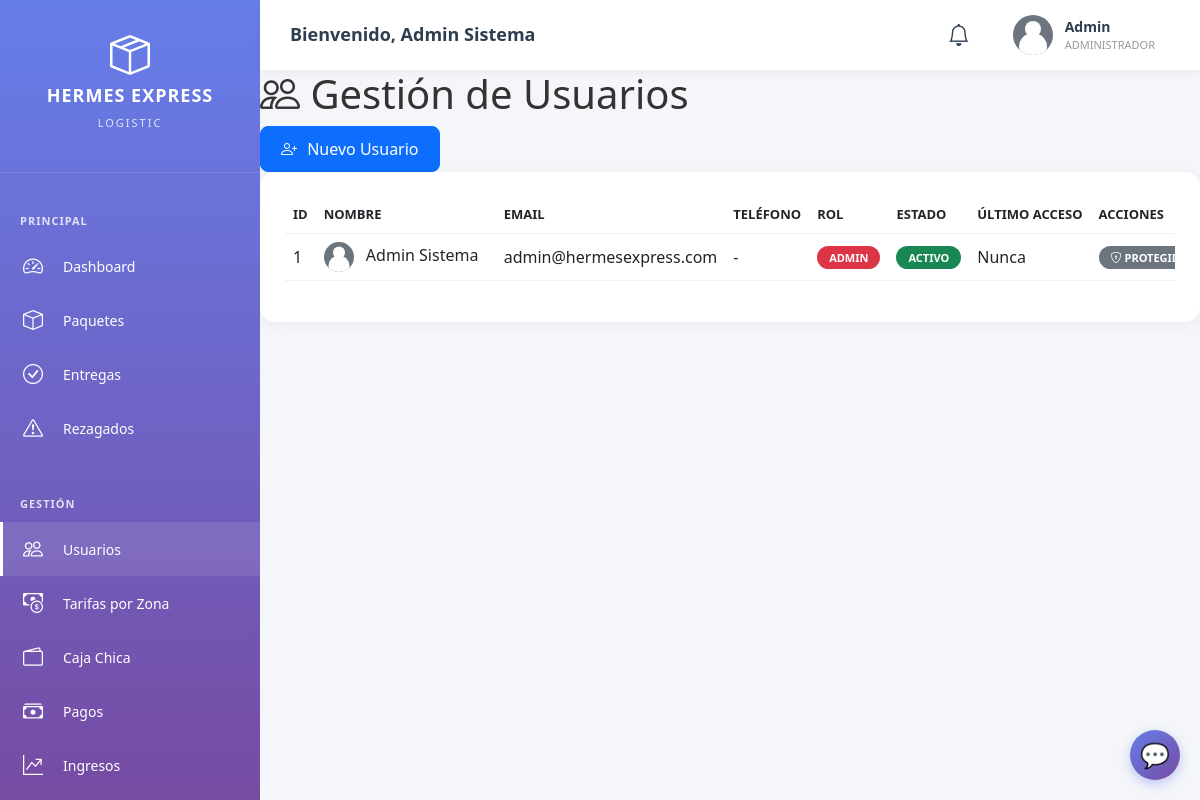
The app's page /admin/usuarios.php (signed in) with its own data.
### tables this page shows
CREATE TABLE IF NOT EXISTS usuarios (
    id INT PRIMARY KEY AUTO_INCREMENT,
    nombre VARCHAR(100) NOT NULL,
    apellido VARCHAR(100) NOT NULL,
    email VARCHAR(150) UNIQUE NOT NULL,
    telefono VARCHAR(20),
    password VARCHAR(255) NOT NULL,
    rol ENUM('admin', 'asistente', 'repartidor') NOT NULL,
    foto_perfil VARCHAR(255) DEFAULT 'default.png',
    estado ENUM('activo', 'inactivo', 'suspendido') DEFAULT 'activo',
    fecha_registro TIMESTAMP DEFAULT CURRENT_TIMESTAMP,
    ultimo_acceso TIMESTAMP NULL,
    INDEX idx_email (email),
    INDEX idx_rol (rol)
);

### config/database.php (called while the page is built, shortened)
<?php
class Database {
    private static $instance = null;
    public static function getInstance() {
        if (self::$instance === null) {
            self::$instance = new Database();
        }
        return self::$instance;
    }
    public function fetchAll($result) {
        $rows = [];
        if ($result && is_object($result)) {
            if ($result instanceof mysqli_result) {
                while ($row = $result->fetch_assoc()) {
                    $rows[] = $row;
                }
            }
        } elseif (is_array($result)) {
            return $result;
        }
        return $rows;
    }
}
?>

### admin/usuarios.php (the view, shortened to what this page needs)
<?php
$pageTitle = 'Gestión de Usuarios';
$db = Database::getInstance()->getConnection();
$usuarios = Database::getInstance()->fetchAll($db->query("SELECT * FROM usuarios ORDER BY fecha_registro DESC"));
?>
<!DOCTYPE html>
<html lang="es">
<head>
    <link href="https://cdn.jsdelivr.net/npm/bootstrap@5.3.0/dist/css/bootstrap.min.css" rel="stylesheet">
    <link rel="stylesheet" href="https://cdn.jsdelivr.net/npm/bootstrap-icons@1.11.0/font/bootstrap-icons.css">
    <link rel="stylesheet" href="../assets/css/dashboard.css">
</head>
<body>
    <?php include 'includes/header.php'; ?>
    <div class="dashboard-container">
        <?php include 'includes/sidebar.php'; ?>
        <main class="main-content">
            <div class="content-header">
                <h1><i class="bi bi-people"></i> <?php echo $pageTitle; ?></h1>
                <button class="btn btn-primary" data-bs-toggle="modal" data-bs-target="#modalNuevo">
                    <i class="bi bi-person-plus"></i> Nuevo Usuario
                </button>
            </div>
            <div class="card">
                <div class="card-body">
                    <div class="table-responsive">
                        <table class="table table-hover table-nowrap">
                            <thead>
                                <tr>
                                    <th style="width: 50px;">ID</th>
                                    <th style="min-width: 180px;">Nombre</th>
                                    <th style="min-width: 220px;">Email</th>
                                    <th style="width: 120px;">Teléfono</th>
                                    <th style="width: 120px;">Rol</th>
                                    <th style="width: 100px;">Estado</th>
                                    <th style="width: 120px;">Último Acceso</th>
                                    <th style="width: 120px;">Acciones</th>
                                </tr>
                            </thead>
                            <tbody>
                                <?php foreach ($usuarios as $user): ?>
                                <tr>
                                    <td><?php echo $user['id']; ?></td>
                                    <td class="text-nowrap">
                                        <img src="../uploads/perfiles/<?php echo $user['foto_perfil'] ?: 'default.png'; ?>" width="30" height="30" class="rounded-circle me-2" onerror="this.onerror=null; this.src='../uploads/perfiles/default-avatar.svg';">
                                        <?php echo $user['nombre'] . ' ' . $user['apellido']; ?>
                                    </td>
                                    <td class="text-nowrap"><?php echo $user['email']; ?></td>
                                    <td class="text-nowrap"><?php echo $user['telefono'] ?: '-'; ?></td>
                                    <td>
                                        <?php
                                        $badges = ['admin' => 'danger', 'asistente' => 'warning', 'repartidor' => 'info'];
                                        ?>
                                        <span class="badge bg-<?php echo $badges[$user['rol']]; ?>">
                                            <?php echo ucfirst($user['rol']); ?>
                                        </span>
                                    </td>
                                    <td>
                                        <?php
                                        $estados = ['activo' => 'success', 'inactivo' => 'secondary', 'suspendido' => 'danger'];
                                        ?>
                                        <span class="badge bg-<?php echo $estados[$user['estado']]; ?>">
                                            <?php echo ucfirst($user['estado']); ?>
                                        </span>
                                    </td>
                                    <td><?php echo $user['ultimo_acceso'] ? formatDate($user['ultimo_acceso']) : 'Nunca'; ?></td>
                                    <td>
                                        <?php if ($user['id'] == 1 && $user['rol'] == 'admin'): ?>
                                            <span class="badge bg-secondary">
                                                <i class="bi bi-shield-lock"></i> Protegido
                                            </span>
                                        <?php endif; ?>
                                    </td>
                                </tr>
                                <?php endforeach; ?>
                            </tbody>
                        </table>
                    </div>
                </div>
            </div>
        </main>
    </div>
    <?php include 'includes/chatbot_widget.php'; ?>
</body>
</html>

### assets/css/dashboard.css (style rules this page uses)
:root { --primary-color: #667eea; --secondary-color: #764ba2; --success-color: #28a745; --danger-color: #dc3545; --warning-color: #ffc107; --info-color: #17a2b8; --dark-color: #2c3e50; --light-color: #f8f9fa; --sidebar-width: 260px; --header-height: 70px; }
* { margin: 0; padding: 0; box-sizing: border-box; }
body { font-family: 'Segoe UI', Tahoma, Geneva, Verdana, sans-serif; background: #f4f6f9; color: #333; overflow-x: hidden; }
.dashboard-container { display: flex; min-height: 100vh; }
.main-content { margin-left: var(--sidebar-width); margin-top: var(--header-height); min-height: calc(100vh - var(--header-height)); width: calc(100% - var(--sidebar-width)); flex: 1; padding: 0; }
.card { background: white; border-radius: 15px; box-shadow: 0 2px 15px rgba(0, 0, 0, 0.05); margin-bottom: 25px; border: none; }
.card-body { padding: 25px; }
.table-responsive { border-radius: 10px; overflow: hidden; }
table { width: 100%; margin-bottom: 0; }
thead { background: #f8f9fa; }
th { padding: 15px; font-weight: 600; font-size: 13px; text-transform: uppercase; color: #666; }
td { padding: 15px; vertical-align: middle; }
tr { border-bottom: 1px solid #f0f0f0; }
.badge { padding: 6px 12px; border-radius: 20px; font-size: 11px; font-weight: 600; text-transform: uppercase; }
.btn { padding: 10px 20px; border-radius: 8px; font-weight: 500; transition: all 0.3s ease; }
.btn i { margin-right: 6px; }

### admin/usuarios.php (style rules this page uses)
.table-nowrap td, .table-nowrap th { white-space: nowrap; }
.table-responsive { overflow-x: auto; }

### records on screen
usuarios: id "1", nombre "Admin", apellido "Sistema", email "admin@hermesexpress.com", telefono "-", rol "ADMIN", estado "ACTIVO", shows "Nunca", shows "PROTEGIDO"

### other values on screen
$_SESSION['nombre'] . ' ' . ($_SESSION['apellido'] ?? '') "Admin Sistema"
$_SESSION['nombre'] "Admin"
$pageTitle "Gestión de Usuarios"
